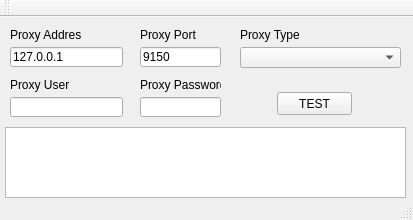
<?xml version="1.0" encoding="UTF-8"?>
<ui version="4.0">
 <class>ProxyTestClass</class>
 <widget class="QMainWindow" name="ProxyTestClass">
  <property name="geometry">
   <rect>
    <x>0</x>
    <y>0</y>
    <width>413</width>
    <height>220</height>
   </rect>
  </property>
  <property name="windowTitle">
   <string>ProxyTest</string>
  </property>
  <widget class="QWidget" name="centralWidget">
   <widget class="QTextEdit" name="textEdit">
    <property name="geometry">
     <rect>
      <x>5</x>
      <y>110</y>
      <width>401</width>
      <height>71</height>
     </rect>
    </property>
   </widget>
   <widget class="QLabel" name="label">
    <property name="geometry">
     <rect>
      <x>10</x>
      <y>10</y>
      <width>71</width>
      <height>16</height>
     </rect>
    </property>
    <property name="text">
     <string>Proxy Address</string>
    </property>
   </widget>
   <widget class="QLineEdit" name="proxyAddressEdit">
    <property name="geometry">
     <rect>
      <x>10</x>
      <y>30</y>
      <width>113</width>
      <height>20</height>
     </rect>
    </property>
    <property name="text">
     <string>127.0.0.1</string>
    </property>
   </widget>
   <widget class="QLabel" name="label_2">
    <property name="geometry">
     <rect>
      <x>140</x>
      <y>10</y>
      <width>61</width>
      <height>16</height>
     </rect>
    </property>
    <property name="text">
     <string>Proxy Port</string>
    </property>
   </widget>
   <widget class="QLineEdit" name="proxyPortEdit">
    <property name="geometry">
     <rect>
      <x>140</x>
      <y>30</y>
      <width>81</width>
      <height>20</height>
     </rect>
    </property>
    <property name="text">
     <string>9150</string>
    </property>
   </widget>
   <widget class="QLabel" name="label_3">
    <property name="geometry">
     <rect>
      <x>240</x>
      <y>10</y>
      <width>61</width>
      <height>16</height>
     </rect>
    </property>
    <property name="text">
     <string>Proxy Type</string>
    </property>
   </widget>
   <widget class="QComboBox" name="proxyTypeBox">
    <property name="geometry">
     <rect>
      <x>240</x>
      <y>30</y>
      <width>161</width>
      <height>21</height>
     </rect>
    </property>
   </widget>
   <widget class="QLabel" name="label_4">
    <property name="geometry">
     <rect>
      <x>10</x>
      <y>60</y>
      <width>61</width>
      <height>16</height>
     </rect>
    </property>
    <property name="text">
     <string>Proxy User</string>
    </property>
   </widget>
   <widget class="QLabel" name="label_5">
    <property name="geometry">
     <rect>
      <x>140</x>
      <y>60</y>
      <width>81</width>
      <height>16</height>
     </rect>
    </property>
    <property name="text">
     <string>Proxy Password</string>
    </property>
   </widget>
   <widget class="QPushButton" name="testButton">
    <property name="geometry">
     <rect>
      <x>277</x>
      <y>75</y>
      <width>75</width>
      <height>23</height>
     </rect>
    </property>
    <property name="text">
     <string>TEST</string>
    </property>
   </widget>
   <widget class="QLineEdit" name="proxyUserEdit">
    <property name="geometry">
     <rect>
      <x>10</x>
      <y>80</y>
      <width>113</width>
      <height>20</height>
     </rect>
    </property>
   </widget>
   <widget class="QLineEdit" name="proxyPasswordEdit">
    <property name="geometry">
     <rect>
      <x>140</x>
      <y>80</y>
      <width>81</width>
      <height>20</height>
     </rect>
    </property>
   </widget>
  </widget>
  <widget class="QToolBar" name="mainToolBar">
   <attribute name="toolBarArea">
    <enum>TopToolBarArea</enum>
   </attribute>
   <attribute name="toolBarBreak">
    <bool>false</bool>
   </attribute>
  </widget>
  <widget class="QStatusBar" name="statusBar"/>
 </widget>
 <layoutdefault spacing="6" margin="11"/>
 <resources>
  <include location="proxytest.qrc"/>
 </resources>
 <connections/>
</ui>
